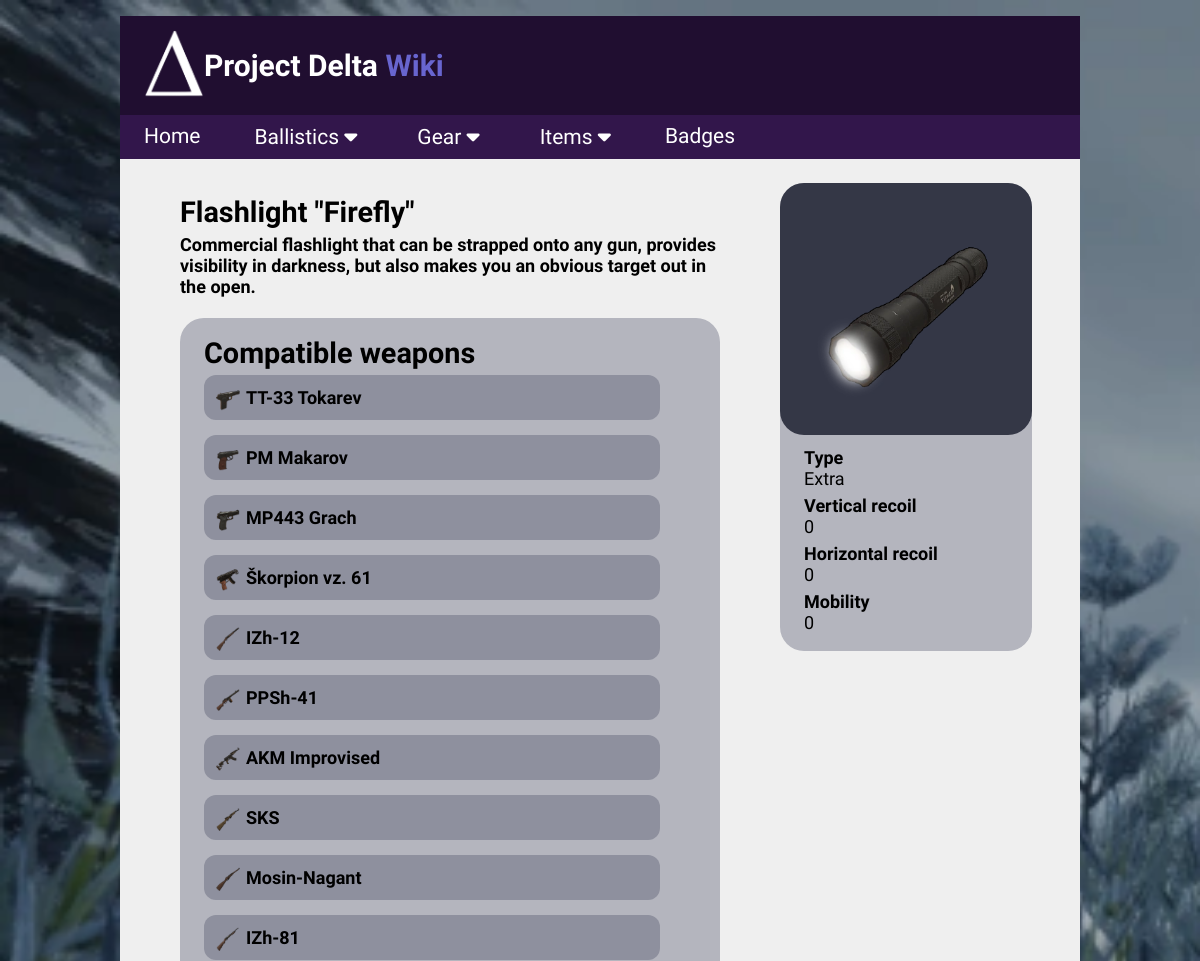
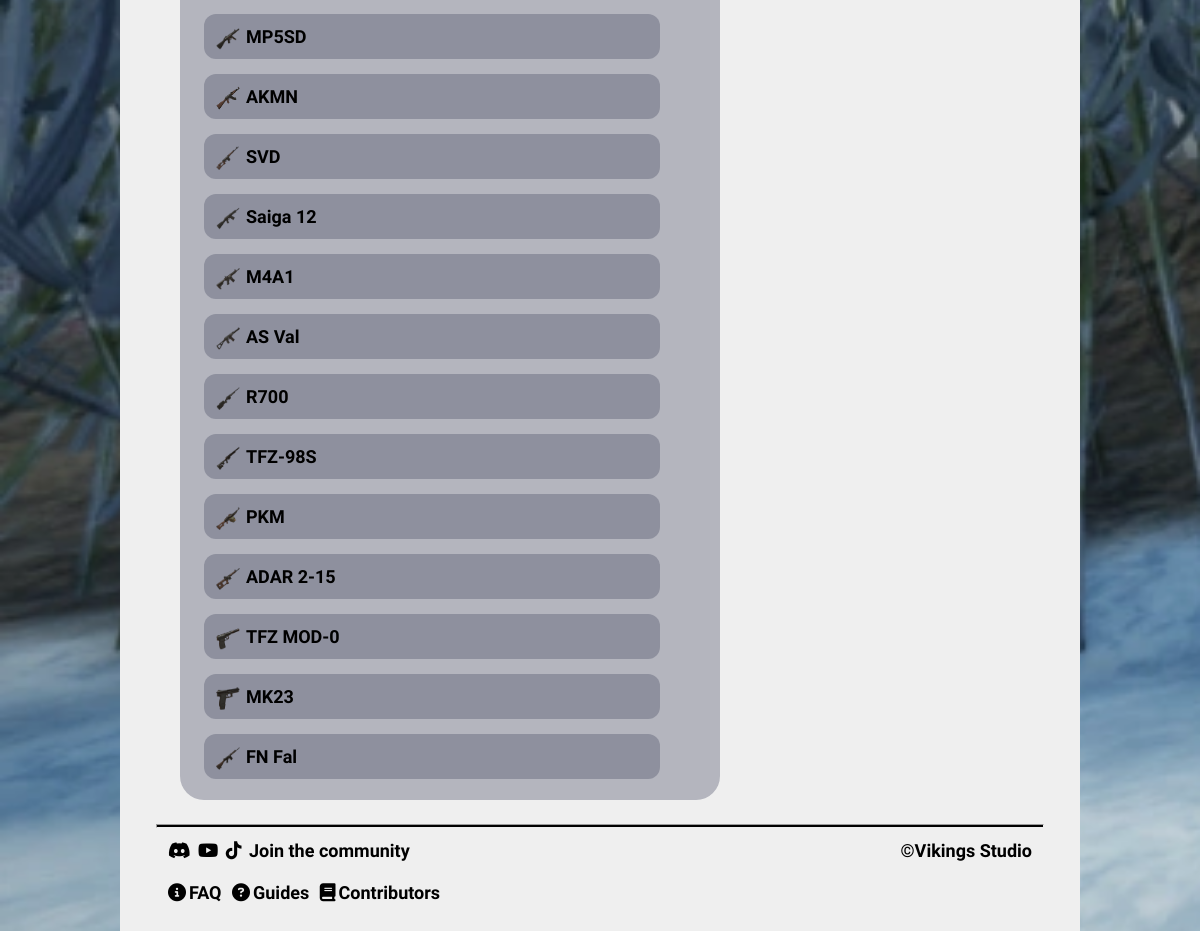
/attachment/13, run on the app's committed database (2 pictures, top to bottom).
### tables this page shows
CREATE TABLE attachments (id INTEGER PRIMARY KEY, name TEXT, type TEXT, zoom TEXT, "recoil.v" INTEGER, "recoil.h" INTEGER, mobility INTEGER, durability INTEGER, description TEXT, image TEXT);

CREATE TABLE weapons (id INTEGER PRIMARY KEY, name TEXT, type TEXT REFERENCES weapon_types (type), caliber_id INTEGER REFERENCES calibers (id), fire_mode TEXT, RPM INTEGER, durability INTEGER, dmg_mult INTEGER DEFAULT (1), description TEXT, image TEXT);

### Flask/routes.py (the view)
@app.route("/attachment/<int:id>")  # route for attachments
def attachment(id):
    conn = sqlite3.connect('delta.db')
    cur = conn.cursor()
    cur.execute("SELECT * FROM attachments WHERE attachments.id = ?", (id,))
    results = cur.fetchone()
    index_range_handler(results)  # check for list index out of range error
    cur.execute("SELECT id, name, image "
                "FROM weapons WHERE id "
                "IN (SELECT weapon_id "
                "FROM weapon_attachments where attachment_id = ?)",
                (id,))
    weapons = cur.fetchall()
    conn.close()
    return render_template('detail/attachment.html',
                           attachment=results,
                           weapons=weapons,
                           title=results[1])

### Flask/routes.py (called while the page is built)
def index_range_handler(results):  # call for any dynamic route that uses ID
    if not results:
        abort(404)  # if index doesn't exist, abort(404) instead of crashing

### Flask/templates/detail/attachment.html (shortened to what this page needs)
{% extends "partials/layout.html" %}
{% block content %}
<div class="topic">
    <div>
        <h3>{{attachment[1]}}</h3>
        <h5>{{attachment[8]}}
        <br><br>
            <div class="link-list">
                <h3>Compatible weapons</h3>
                <h5>
                    {% for weapon in weapons %}
                    <div class="link-row">
                        <img src="/static/images/ballistics/weapons/{{weapon[2]}}" class="link-icon">
                        <a href="{{ url_for('weapon', id=weapon[0]) }}">
                            {{weapon[1]}}
                        </a>
                    </div>
                    {% endfor %}
                </h5>
            </div>
        </h5>
    </div>
        <div class="topic-box">
            <img src="/static/images/ballistics/attachments/{{attachment[9]}}" class="topic-icon">
            <h6 class="topic-row">Type <br> <span class="lighter">{{attachment[2]}}</span></h6>
            {% if attachment[2] | lower == 'muzzle' or attachment[2] | lower == 'extra' %}
            <h6 class="topic-row">Vertical recoil <br> <span class="lighter">{{attachment[4]}}</span></h6>
            <h6 class="topic-row">Horizontal recoil <br> <span class="lighter">{{attachment[5]}}</span></h6>
            {% endif %}
            <h6 class="topic-row">Mobility <br> <span class="lighter">{{attachment[6]}}</span></h6>
        </div>
</div>
{% endblock %}

### Flask/static/css/style.css (style rules this page uses)
body { background-image: url("../images/background.png"); background-repeat: no-repeat; background-size: cover; background-attachment: fixed; margin: 0; font-family: "Raleway"; }
a { color: black; text-decoration: none; display: inline-block; transition-duration: 0.3s; }
.lighter { font-weight: lighter; }
h3 { color: black; font-size: 2.4vw; margin-top: 1vw; margin-left: 2vw; font-family: 'Bungee'; }
h5 { display: block; color: black; font-size: 1.5vw; margin: -2vw 5vw 0 2vw; }
h5 a { font-size: 1.5vw; margin-bottom: 1vw; }
h6 { color: black; font-size: 1.5vw; text-align: left; margin: 0 0 0.5vw 2vw; transition-duration: 0.3s; }
.topic { display: flex; margin: 2vw 4vw 2vw 3vw; flex: 1 1 auto; }
.topic-box { display: flex; flex-direction: column; background-color: #b4b5be; border-radius: 2vw; padding-bottom: 1vw; margin: 0 0 auto auto; }
.topic-icon { display: block; width: 15vw; height: 15vw; padding: 3vw; background-color: #343746; border-radius: 2vw; margin-bottom: 1vw; transition-duration: 0.3s; }
.topic-row { display: block }
.link-list { background-color: #b4b5be; padding-top: 0.5vw; padding-bottom: 0.5vw; border-radius: 2vw; }
.link-row { display: flex; flex: 1 1 auto; background-color: #8e909e; padding: 1vw 0 0 1vw; margin-bottom: 1.25vw; border-radius: 1vw; }
.link-row a { margin-left: 0.5vw; }
.link-icon { width: 2vw; height: 2vw; }

### data on the page
attachments: name "Flashlight \"Firefly\"", description "Commercial flashlight that can be strapped onto any gun, provides visibility in darkness, but also makes you an obvious target out in the open.", image (picture), type "Extra", attachment "0", mobility "0"
weapons: image (picture), name "TT-33 Tokarev"
weapons: image (picture), name "PM Makarov"
weapons: image (picture), name "MP443 Grach"
weapons: image (picture), name "Škorpion vz. 61"
weapons: image (picture), name "IZh-12"
weapons: image (picture), name "PPSh-41"
weapons: image (picture), name "AKM Improvised"
weapons: image (picture), name "SKS"
weapons: image (picture), name "Mosin-Nagant"
weapons: image (picture), name "IZh-81"
weapons: image (picture), name "MP5SD"
weapons: image (picture), name "AKMN"
weapons: image (picture), name "SVD"
weapons: image (picture), name "Saiga 12"
weapons: image (picture), name "M4A1"
weapons: image (picture), name "AS Val"
weapons: image (picture), name "R700"
weapons: image (picture), name "TFZ-98S"
weapons: image (picture), name "PKM"
weapons: image (picture), name "ADAR 2-15"
weapons: image (picture), name "TFZ MOD-0"
weapons: image (picture), name "MK23"
weapons: image (picture), name "FN Fal"
